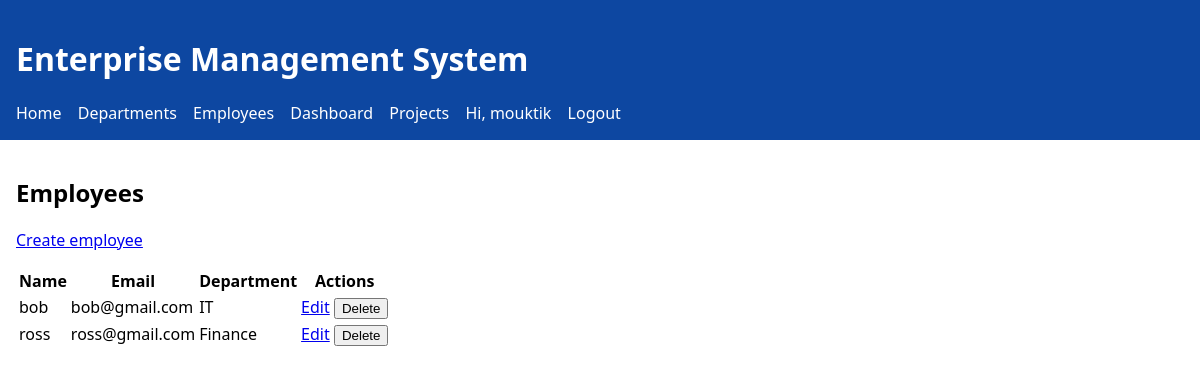
The app's page /employees/ (signed in) with its own data.
### app/models.py (models this page shows, shortened)
class User(db.Model, UserMixin):
    id = db.Column(db.Integer, primary_key=True)
    username = db.Column(db.String(80), unique=True, nullable=False)
    email = db.Column(db.String(120), unique=True, nullable=False)
    password_hash = db.Column(db.String(256), nullable=False)

class Employee(db.Model):
    id = db.Column(db.Integer, primary_key=True)
    name = db.Column(db.String(120), nullable=False)
    email = db.Column(db.String(120), unique=True)
    department_id = db.Column(db.Integer, db.ForeignKey('department.id'))
    department = db.relationship('Department', backref=db.backref('employees', lazy=True))

class Department(db.Model):
    id = db.Column(db.Integer, primary_key=True)
    name = db.Column(db.String(120), unique=True, nullable=False)
    description = db.Column(db.Text)

### app/blueprints/employees/routes.py (the view)
@bp.route('/')
def list_employees():
    items = Employee.query.order_by(Employee.name.asc()).all()
    return render_template('employees/list.html', items=items)

### app/templates/employees/list.html
{% extends "base.html" %}
{% block content %}
<section>
  <h2>Employees</h2>
  <p><a href="{{ url_for('employees.create_employee') }}">Create employee</a></p>
  {% if items %}
  <table>
    <thead>
      <tr><th>Name</th><th>Email</th><th>Department</th><th>Actions</th></tr>
    </thead>
    <tbody>
      {% for e in items %}
      <tr>
        <td>{{ e.name }}</td>
        <td>{{ e.email or '' }}</td>
        <td>{{ e.department.name if e.department else '' }}</td>
        <td>
          <a href="{{ url_for('employees.edit_employee', id=e.id) }}">Edit</a>
          <form action="{{ url_for('employees.delete_employee', id=e.id) }}" method="post" style="display:inline">
            <button type="submit">Delete</button>
          </form>
        </td>
      </tr>
      {% endfor %}
    </tbody>
  </table>
  {% else %}
  <p>No employees yet.</p>
  {% endif %}
</section>
{% endblock %}

### app/templates/base.html (shortened to what this page needs)
<!doctype html>
<html lang="en">
<head>
  <link rel="stylesheet" href="/static/css/app.css">
</head>
<body>
  <header class="site-header">
    <h1>Enterprise Management System</h1>
    <nav class="site-nav">
      <a href="/">Home</a>
      <a href="{{ url_for('departments.list_departments') }}">Departments</a>
      <a href="{{ url_for('employees.list_employees') }}">Employees</a>
      <a href="{{ url_for('dashboard.index') }}">Dashboard</a>
      <a href="{{ url_for('projects.list_projects') }}">Projects</a>
      {% if current_user.is_authenticated %}
        <span class="nav-user">Hi, {{ current_user.username }}</span>
        <a href="{{ url_for('auth.logout') }}">Logout</a>
      {% else %}
        <a href="{{ url_for('auth.login') }}">Login</a>
        <a href="{{ url_for('auth.register') }}">Register</a>
      {% endif %}
    </nav>
  </header>
  <main class="site-main">
    {% block content %}{% endblock %}
  </main>
</body>
</html>

### app/static/css/app.css (style rules this page uses)
body { font-family: system-ui, -apple-system, Segoe UI, Roboto, Arial, sans-serif; margin: 0; padding: 0; }
.site-header { background: #0d47a1; color: #fff; padding: 16px; }
.site-main { padding: 16px; }
.site-nav a { color: #fff; margin-right: 12px; text-decoration: none; }
.site-nav .nav-user { margin-right: 12px; }

### records on screen
User: username "mouktik"
Employee: name "bob", email "bob@gmail.com", department "IT"
Employee: name "ross", email "ross@gmail.com", department "Finance"
